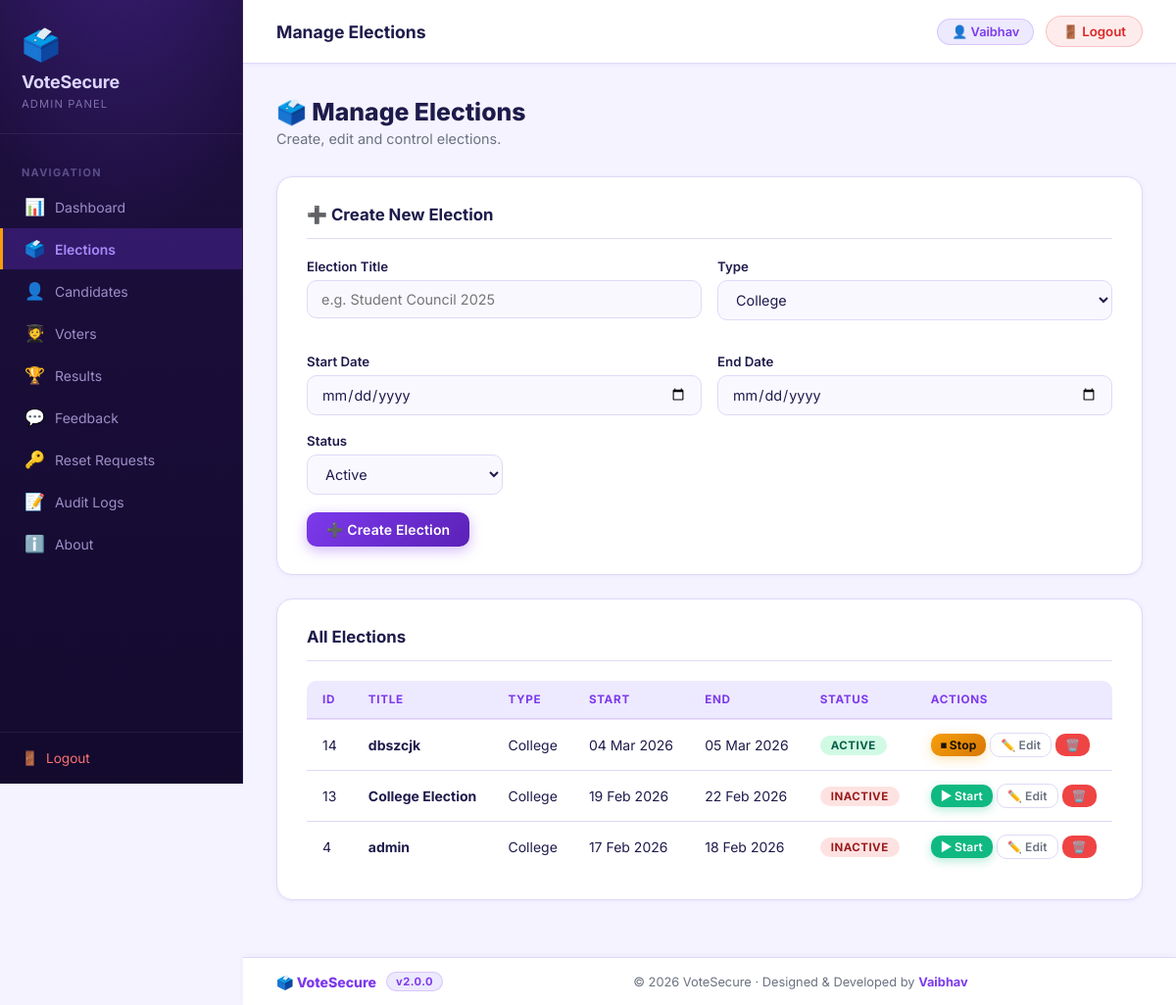
The app's page /admin/manage_elections.php (signed in), older data.
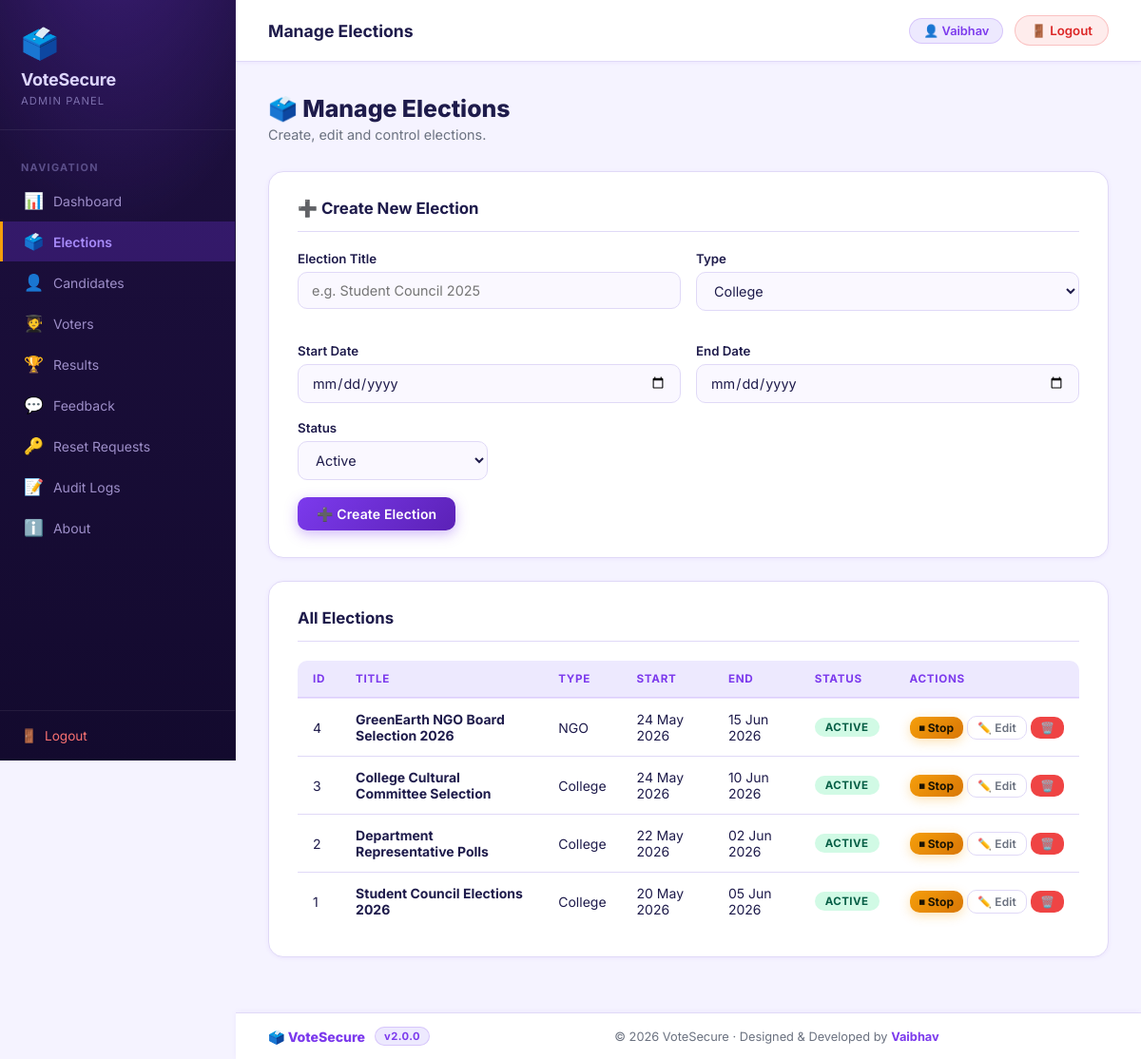
The same page, newer data.
### tables this page shows
CREATE TABLE `elections` (
  `id` int(11) NOT NULL,
  `title` varchar(255) NOT NULL,
  `type` varchar(100) NOT NULL,
  `start_date` date NOT NULL,
  `end_date` date NOT NULL,
  `status` varchar(20) DEFAULT 'Inactive',
  `winner_id` int(11) DEFAULT NULL
);

### admin/manage_elections.php (the view, shortened to what the changed rows need)
<?php
include("../config/database.php");
$elections = $conn->query("SELECT * FROM elections ORDER BY id DESC")->fetch_all(MYSQLI_ASSOC);
include("includes/header.php");
?>
<h1 class="page-title">🗳️ Manage Elections</h1>
<div class="card">
    <div class="table-wrap">
        <table class="data-table">
            <thead>
                <tr>
                    <th>ID</th><th>Title</th><th>Type</th>
                    <th>Start</th><th>End</th><th>Status</th><th>Actions</th>
                </tr>
            </thead>
            <tbody>
            <?php if(empty($elections)): ?>
                <tr><td colspan="7" style="text-align:center;color:#64748b;padding:24px;">No elections yet.</td></tr>
            <?php else: ?>
            <?php foreach($elections as $row): ?>
                <tr>
                    <td><?php echo $row['id']; ?></td>
                    <td><strong><?php echo htmlspecialchars($row['title']); ?></strong></td>
                    <td><?php echo htmlspecialchars($row['type']); ?></td>
                    <td><?php echo date('d M Y', strtotime($row['start_date'])); ?></td>
                    <td><?php echo date('d M Y', strtotime($row['end_date'])); ?></td>
                    <td>
                        <span class="badge <?php echo $row['status']==='Active' ? 'badge-success' : 'badge-danger'; ?>">
                            <?php echo $row['status']; ?>
                        </span>
                    </td>
                    <td style="white-space:nowrap;">
                        <?php if($row['status'] === 'Active'): ?>
                            <a href="?toggle=<?php echo $row['id']; ?>"
                               class="btn btn-warning btn-xs"
                               onclick="return confirm('Stop this election?')">⏹ Stop</a>
                        <?php else: ?>
                            <a href="?toggle=<?php echo $row['id']; ?>"
                               class="btn btn-success btn-xs"
                               onclick="return confirm('Start this election?')">▶ Start</a>
                        <?php endif; ?>
                        <a href="?edit=<?php echo $row['id']; ?>" class="btn btn-outline btn-xs">✏️ Edit</a>
                        <a href="?delete=<?php echo $row['id']; ?>"
                           class="btn btn-danger btn-xs"
                           onclick="return confirm('Delete this election and all its votes?')">🗑️</a>
                    </td>
                </tr>
            <?php endforeach; ?>
            <?php endif; ?>
            </tbody>
        </table>
    </div>
</div>
<?php include("includes/footer.php"); ?>

### admin/includes/header.php (shortened to what the changed rows need)
<?php
$current    = basename($_SERVER['PHP_SELF']);
$nav_items = [
    'dashboard.php'         => ['icon' => '📊', 'label' => 'Dashboard'],
    'manage_elections.php'  => ['icon' => '🗳️',  'label' => 'Elections'],
    'manage_candidates.php' => ['icon' => '👤',  'label' => 'Candidates'],
    'manage_voters.php'     => ['icon' => '🧑‍🎓', 'label' => 'Voters'],
    'results.php'           => ['icon' => '🏆',  'label' => 'Results'],
    'feedback.php'          => ['icon' => '💬',  'label' => 'Feedback'],
    'reset_requests.php'    => ['icon' => '🔑',  'label' => 'Reset Requests'],
    'logs.php'              => ['icon' => '📝',  'label' => 'Audit Logs'],
    'about.php'             => ['icon' => 'ℹ️',  'label' => 'About'],
];
?>
<!DOCTYPE html>
<html lang="en">
<head>
    <link rel="stylesheet" href="../assets/css/admin.css">
</head>
<body>
<aside class="sidebar">
    <nav class="sidebar-nav">
        <?php foreach($nav_items as $file => $item): ?>
        <a href="<?php echo $file; ?>"
           class="sidebar-link <?php echo ($current === $file) ? 'active' : ''; ?>">
            <span class="nav-icon"><?php echo $item['icon']; ?></span>
            <span><?php echo $item['label']; ?></span>
        </a>
        <?php endforeach; ?>
    </nav>
</aside>
<div class="admin-wrapper">
    <div class="page-content">

Row changes from the older to the newer data that the page shows:
removed elections: id "14", title "dbszcjk", type "College", start_date "04 Mar 2026", end_date "05 Mar 2026", status "ACTIVE"
removed elections: id "13", title "College Election", type "College", start_date "19 Feb 2026", end_date "22 Feb 2026", status "INACTIVE"
changed elections id 4: title "admin" → "GreenEarth NGO Board Selection 2026"; type "College" → "NGO"; start_date "17 Feb 2026" → "24 May 2026"; end_date "18 Feb 2026" → "15 Jun 2026"; status "INACTIVE" → "ACTIVE"; status "▶ Start" → "⏹ Stop"
added elections: id "3", title "College Cultural Committee Selection", type "College", start_date "24 May 2026", end_date "10 Jun 2026", status "ACTIVE"
added elections: id "2", title "Department Representative Polls", type "College", start_date "22 May 2026", end_date "02 Jun 2026", status "ACTIVE"
added elections: id "1", title "Student Council Elections 2026", type "College", start_date "20 May 2026", end_date "05 Jun 2026", status "ACTIVE"
